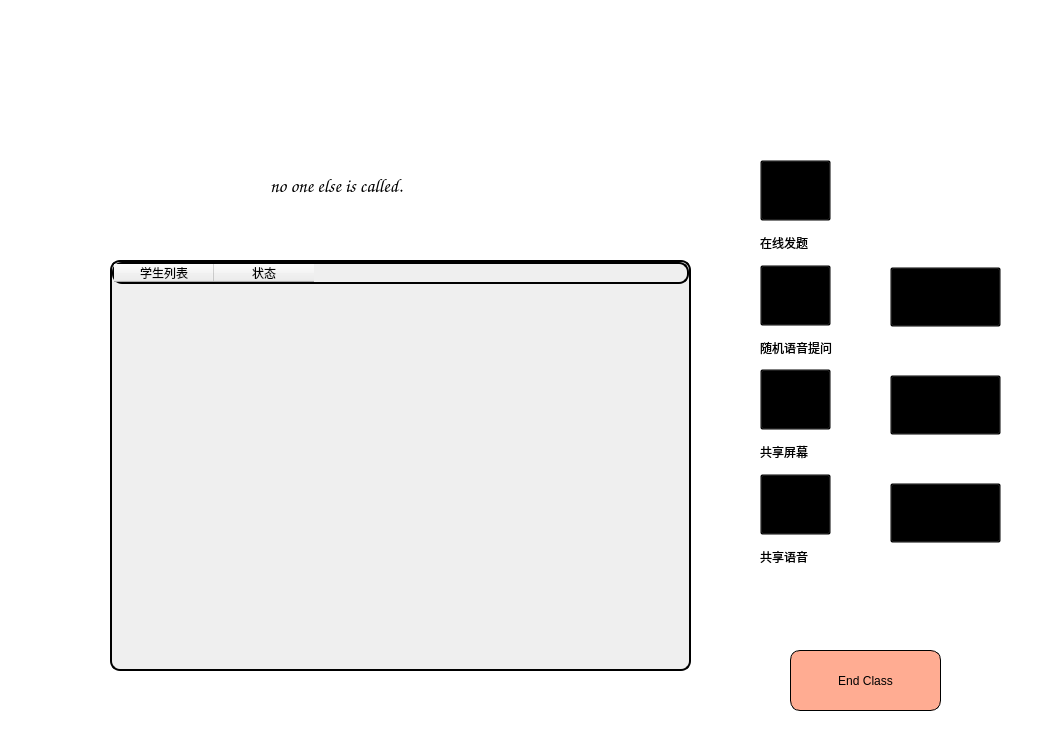
<?xml version="1.0" encoding="UTF-8"?>
<ui version="4.0">
 <class>Teacher_win2</class>
 <widget class="QDialog" name="Teacher_win2">
  <property name="geometry">
   <rect>
    <x>0</x>
    <y>0</y>
    <width>1047</width>
    <height>740</height>
   </rect>
  </property>
  <property name="maximumSize">
   <size>
    <width>1047</width>
    <height>740</height>
   </size>
  </property>
  <property name="windowTitle">
   <string>Dialog</string>
  </property>
  <property name="styleSheet">
   <string notr="true">background-color:transparent</string>
  </property>
  <widget class="QPushButton" name="btnEndClass">
   <property name="geometry">
    <rect>
     <x>790</x>
     <y>650</y>
     <width>151</width>
     <height>61</height>
    </rect>
   </property>
   <property name="styleSheet">
    <string notr="true">background-color: rgb(255, 172, 146);
border-radius:10px;
border-width: 1px;
border-color: rgb(0, 0, 0);
border-style: solid;</string>
   </property>
   <property name="text">
    <string>End Class</string>
   </property>
  </widget>
  <widget class="QWidget" name="verticalLayoutWidget">
   <property name="geometry">
    <rect>
     <x>760</x>
     <y>160</y>
     <width>121</width>
     <height>411</height>
    </rect>
   </property>
   <layout class="QVBoxLayout" name="verticalLayout" stretch="1,0,1,0,1,0,1,0">
    <property name="spacing">
     <number>7</number>
    </property>
    <item>
     <widget class="QPushButton" name="DiapatchQuesBtn">
      <property name="minimumSize">
       <size>
        <width>71</width>
        <height>61</height>
       </size>
      </property>
      <property name="maximumSize">
       <size>
        <width>71</width>
        <height>61</height>
       </size>
      </property>
      <property name="styleSheet">
       <string notr="true"/>
      </property>
      <property name="text">
       <string/>
      </property>
     </widget>
    </item>
    <item>
     <widget class="QLabel" name="label">
      <property name="text">
       <string>在线发题</string>
      </property>
     </widget>
    </item>
    <item>
     <widget class="QPushButton" name="RandomCallBtn">
      <property name="minimumSize">
       <size>
        <width>71</width>
        <height>61</height>
       </size>
      </property>
      <property name="maximumSize">
       <size>
        <width>71</width>
        <height>61</height>
       </size>
      </property>
      <property name="styleSheet">
       <string notr="true"/>
      </property>
      <property name="text">
       <string/>
      </property>
     </widget>
    </item>
    <item>
     <widget class="QLabel" name="label_2">
      <property name="text">
       <string>随机语音提问</string>
      </property>
     </widget>
    </item>
    <item>
     <widget class="QPushButton" name="ScreenShareBtn">
      <property name="sizePolicy">
       <sizepolicy hsizetype="Fixed" vsizetype="Fixed">
        <horstretch>0</horstretch>
        <verstretch>0</verstretch>
       </sizepolicy>
      </property>
      <property name="minimumSize">
       <size>
        <width>71</width>
        <height>61</height>
       </size>
      </property>
      <property name="maximumSize">
       <size>
        <width>71</width>
        <height>61</height>
       </size>
      </property>
      <property name="styleSheet">
       <string notr="true"/>
      </property>
      <property name="text">
       <string/>
      </property>
     </widget>
    </item>
    <item>
     <widget class="QLabel" name="label_3">
      <property name="text">
       <string>共享屏幕</string>
      </property>
     </widget>
    </item>
    <item>
     <widget class="QPushButton" name="VoiceShareBtn">
      <property name="minimumSize">
       <size>
        <width>71</width>
        <height>61</height>
       </size>
      </property>
      <property name="maximumSize">
       <size>
        <width>71</width>
        <height>61</height>
       </size>
      </property>
      <property name="styleSheet">
       <string notr="true"/>
      </property>
      <property name="text">
       <string/>
      </property>
     </widget>
    </item>
    <item>
     <widget class="QLabel" name="label_4">
      <property name="text">
       <string>共享语音</string>
      </property>
     </widget>
    </item>
   </layout>
  </widget>
  <widget class="QTableWidget" name="StuTWidget">
   <property name="geometry">
    <rect>
     <x>110</x>
     <y>260</y>
     <width>581</width>
     <height>411</height>
    </rect>
   </property>
   <property name="styleSheet">
    <string notr="true">border-radius:10px;
border-width: 2px;
border-color: rgb(0, 0, 0);
border-style: solid;
background-color:rgb(239, 239, 239);</string>
   </property>
   <column>
    <property name="text">
     <string>学生列表</string>
    </property>
   </column>
   <column>
    <property name="text">
     <string>状态</string>
    </property>
   </column>
  </widget>
  <widget class="QLabel" name="whoIsTalkingLbl">
   <property name="geometry">
    <rect>
     <x>270</x>
     <y>160</y>
     <width>391</width>
     <height>51</height>
    </rect>
   </property>
   <property name="font">
    <font>
     <family>Comic Sans MS</family>
     <pointsize>14</pointsize>
    </font>
   </property>
   <property name="text">
    <string>no one else is called.</string>
   </property>
  </widget>
  <widget class="QWidget" name="verticalLayoutWidget_2">
   <property name="geometry">
    <rect>
     <x>890</x>
     <y>220</y>
     <width>111</width>
     <height>371</height>
    </rect>
   </property>
   <layout class="QVBoxLayout" name="verticalLayout_2" stretch="1,1,1">
    <property name="spacing">
     <number>1</number>
    </property>
    <item>
     <widget class="QPushButton" name="StopRandomCallBtn">
      <property name="minimumSize">
       <size>
        <width>40</width>
        <height>60</height>
       </size>
      </property>
      <property name="font">
       <font>
        <pointsize>15</pointsize>
       </font>
      </property>
      <property name="styleSheet">
       <string notr="true">backgroung-color:transparent;
</string>
      </property>
      <property name="text">
       <string/>
      </property>
     </widget>
    </item>
    <item>
     <widget class="QPushButton" name="StopScreenBtn">
      <property name="minimumSize">
       <size>
        <width>40</width>
        <height>60</height>
       </size>
      </property>
      <property name="font">
       <font>
        <pointsize>15</pointsize>
       </font>
      </property>
      <property name="text">
       <string/>
      </property>
     </widget>
    </item>
    <item>
     <widget class="QPushButton" name="StopVoiceBtn">
      <property name="minimumSize">
       <size>
        <width>40</width>
        <height>60</height>
       </size>
      </property>
      <property name="font">
       <font>
        <pointsize>15</pointsize>
       </font>
      </property>
      <property name="text">
       <string/>
      </property>
     </widget>
    </item>
   </layout>
  </widget>
  <zorder>verticalLayoutWidget</zorder>
  <zorder>StuTWidget</zorder>
  <zorder>whoIsTalkingLbl</zorder>
  <zorder>verticalLayoutWidget_2</zorder>
  <zorder>btnEndClass</zorder>
 </widget>
 <resources/>
 <connections/>
</ui>
